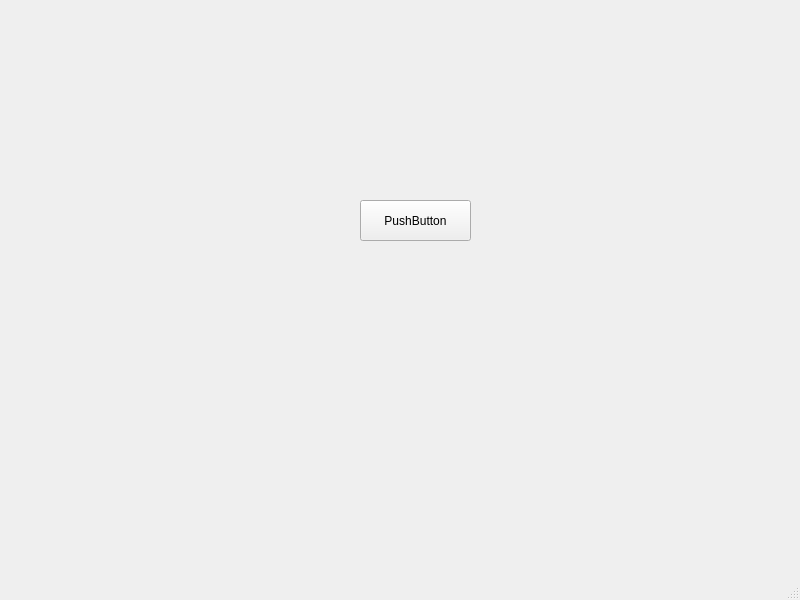
<?xml version="1.0" encoding="UTF-8"?>
<ui version="4.0">
 <class>MainWindow</class>
 <widget class="QMainWindow" name="MainWindow">
  <property name="geometry">
   <rect>
    <x>0</x>
    <y>0</y>
    <width>800</width>
    <height>600</height>
   </rect>
  </property>
  <property name="windowTitle">
   <string>MainWindow</string>
  </property>
  <widget class="QWidget" name="centralwidget">
   <widget class="QPushButton" name="pushButton">
    <property name="geometry">
     <rect>
      <x>360</x>
      <y>200</y>
      <width>111</width>
      <height>41</height>
     </rect>
    </property>
    <property name="text">
     <string>PushButton</string>
    </property>
   </widget>
  </widget>
  <widget class="QMenuBar" name="menubar">
   <property name="geometry">
    <rect>
     <x>0</x>
     <y>0</y>
     <width>800</width>
     <height>28</height>
    </rect>
   </property>
  </widget>
  <widget class="QStatusBar" name="statusbar"/>
 </widget>
 <resources/>
 <connections/>
</ui>
